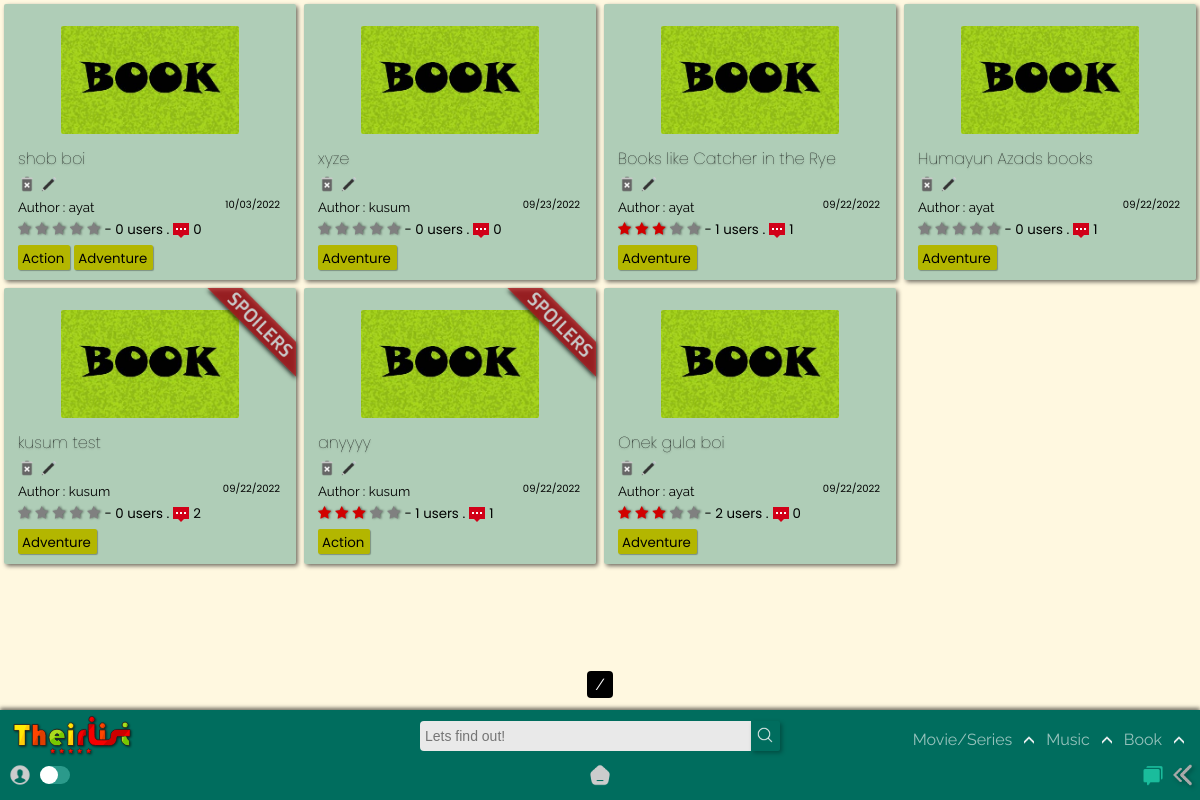
The page /home/booklist/ on the database as committed earlier.
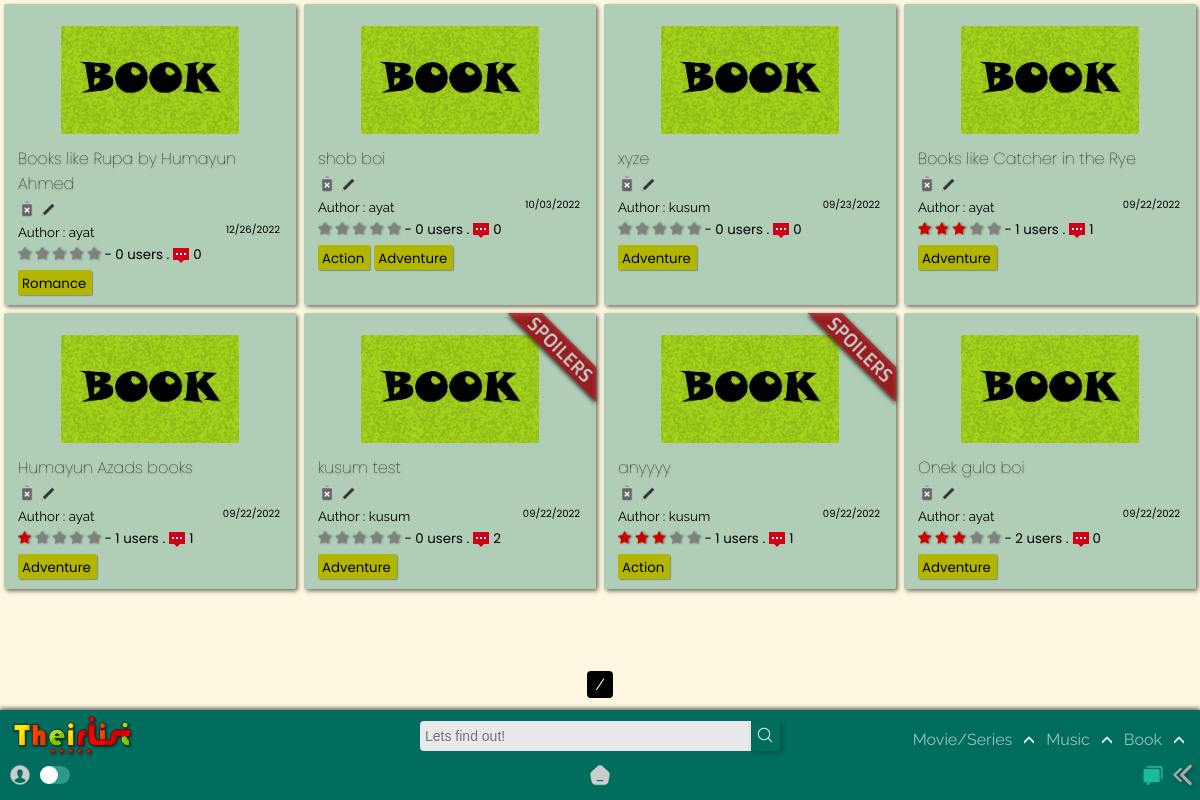
The same page on the database as committed later.
### app/models.py (models this page shows, shortened)
class BookList(models.Model):
    title = models.CharField(max_length=120)
    creator = models.ForeignKey(User,on_delete=models.SET_NULL,blank=True, null=True)
    genre = models.ManyToManyField('BookGenre')
    posted = models.DateTimeField(auto_now_add=True)
    content = RichTextField(null=True,default=' ')
    type = models.CharField(max_length=10,default="book")
    spoiler_choices = [(False, 'No'),(True, 'Yes')]
    spoiler = models.BooleanField(default=False,null=True, choices = spoiler_choices)
    slug = models.SlugField(max_length= 300,null=True, blank = True, unique=True)
    def average_rating(self) -> float:
        return BookStarr.objects.filter(list=self).aggregate(Avg("rate"))["rate__avg"] or 0
    def count_rating(self):
        return BookStarr.objects.filter(list=self).count()
    def count_comments(self):
        return BookReview.objects.filter(BookList=self).count()

class BookGenre(models.Model):
    name = models.CharField(max_length=150)
    def __str__(self):
        return self.name

### app/views.py (the view)
# urls.py: path('booklist/',TheirListBookView.as_view(),name = 'booklist'),
class TheirListBookView(ListView): #books
    model = BookList
    template_name ='app/Booklist_list.html'
    def get_queryset(self, *args, **kwargs):
        qs = super().get_queryset(*args, **kwargs)
        qs = qs.order_by("-id")
        return qs

### templates/app/booklist_list.html (shortened to what this page needs)
{% extends "index.html" %}
{% load static %}
{% block content %}
<section>
  <div class="contain-sec" id="contain-sec">
    {% for lola in object_list %}
    <div class="elements">
      <div class="thumb">
        <img src="{% static 'app/images/book-poster.jpg' %}" width="100px" />
      </div>
      {% if lola.spoiler == True %}
          <div class="spoiler"><img src="{% static 'app/images/spoilerr.png' %}" width="100px" /></div>
      {% endif %}
      <div class="Title">
        <a href="{{lola.slug}}/"><h4 class="tit" id="tit">{{lola.title}}</h4></a>
        {% if user.id == lola.creator.id %}
          <a href="{% url 'app:delete_book' lola.slug %}"><img src ="{% static 'app/images/delete.png' %}"></a>
          <a href="{% url 'app:update_booklist' lola.slug %}"><img src ="{% static 'app/images/edit.png' %}"></a>
        {% else %}
        <img src ="{% static 'app/images/delete-dis.png' %}">
        <img src ="{% static 'app/images/edit-dis.png' %}">
        {% endif %}
        </div>
      <div class="Author">
        <small>Author : {{lola.creator.username}}<span>{{lola.posted|date:"SHORT_DATE_FORMAT"}}</span></small>
      </div>
      <div class="rating">
        <span class="star-headline">
          <span class="fa fa-star {% if lola.average_rating > 0 %} checked {% endif %}"></span>
          <span class="fa fa-star {% if lola.average_rating > 1 %} checked {% endif %}"></span>
          <span class="fa fa-star {% if lola.average_rating > 2 %} checked {% endif %}"></span>
          <span class="fa fa-star {% if lola.average_rating > 3 %} checked {% endif %}" ></span>
          <span class="fa fa-star {% if lola.average_rating > 4 %} checked {% endif %}"></span>
        </span>
        <small> - {{lola.count_rating}} users .<img class="comments_count" src="{% static 'app/images/comments.png' %}">{{lola.count_comments}}</small>
      </div>
        {% for tag in lola.genre.all %}
        <div class="Genre">
          <a href="{% url 'app:book' query=tag %}">
            <small>{{ tag }}</small>
          </a>
        </div>
          {% empty %}
          No tags!
        {% endfor %}
    </div>
    {% endfor %}
  </div>
  <div class="pagination_pages">
    <span class="step-links">
        <span class="current">
        {{ page_obj.number }} / {{ page_obj.paginator.num_pages }}
        </span>
    </span>
  </div>
</section>
{% endblock content %}

### templates/index.html (shortened to what this page needs)
{% load static %}
<!DOCTYPE html>
<html lang="en">
  <head>
    <link rel="stylesheet" href="{% static 'app/css/desk.css' %}" />
    <link rel="stylesheet" href="{% static 'app/css/mobile.css' %}" />
    <link rel="stylesheet" href="{% static 'app/css/search.css' %}" />
    <link rel="stylesheet" href="{% static 'app/css/content_css.css' %}" />
    <link rel="stylesheet" href="https://cdnjs.cloudflare.com/ajax/libs/font-awesome/4.7.0/css/font-awesome.min.css">
  </head>
  <header>
    <nav class="nav" id="nav">
      <div class="logo"></div>
      <div class="wrap">
        <form method="GET" action="{% url 'app:search' %}">
        <div class="search">
          <input
            type="text"
            class="searchTerm"
            placeholder="Lets find out!"
            name="query"
            id="query"
          />
          <button type="submit" class="searchButton" id="query-btn">
            <img src="{% static 'app/images/search.png' %}">
          </button>
        </div>
      </form>
      </div>
    <div class="nav-menu-list">
        <ul class="nav-main-op">
            <li>
              <a href="{% url 'app:list' %}" class="moviesnseries">Movie/Series</a><span class="nav-movie-expand"><img src="{% static 'app/images/dropdown.png' %}" alt=""></span>
            </li>
            <li>
              <a href="{% url 'app:musiclist' %}">Music</a><span class="nav-music-expand"><img src="{% static 'app/images/dropdown.png' %}" alt=""></span>
            </li>
            <li>
              <a href="{% url 'app:booklist' %}">Book</a><span class="nav-book-expand"><img src="{% static 'app/images/dropdown.png' %}" alt=""></span>
            </li>
          </ul>
      </div>
    </nav>
  </header>
  <body id="body">
    {% block content %}
    {% endblock content %}
    <doc class="doc-bar" id="doc-bar">
        <div class="doc-stuff-left">
        <div class="user-doc-logo" title="authentication"><img src="{% static 'app/images/user.png' %}"></div>
        <label class="switch"  title="toggle dark/light mode">
          <span class="slider round"></span>
        </label>
      </div>
        <div class="doc-stuff-center"><a href="{% url 'app:all' %}" title="home"><img src="{% static 'app/images/home.png' %}" id="home"></a></div>
        <div class="doc-stuff-right">
          <a href="{% url 'app:chat' %}" title="Chat in the community"><img class="com-chat" src="{% static 'app/images/community.png' %}"></a>
          <button onClick="javascript:history.go(-1);" title="Go back"><img src="{% static 'app/images/back.png' %}" alt=""></button>
        </div>
    </doc>
  </body>
</html>

### static/app/css/desk.css (style rules this page uses)
:root { --rd: #D10000; --white: rgb(233, 233, 233); --rd2: #9DAAF2; --dark: #1d1d1d; --teal: rgb(0, 109, 94); }
* { -webkit-tap-highlight-color: transparent; margin: 0; padding: 0; box-sizing: border-box; }
button { filter: drop-shadow(2px 2px 2px #0000004b); }
body { -webkit-tap-highlight-color: transparent; background-color: #fff5d1ab; text-decoration: none; height: 100vh; display: flex; flex-direction: column; font-family: 'Raleway', sans-serif; }
.nav { position: fixed; display: flex; justify-content: space-between; flex-wrap: wrap; align-items: center; height: 52px; bottom: 38px; left: 0; right: 0; box-shadow: 0px -2px 4px #00000090; z-index: 10; background-color: var(--teal); }
.logo { position: absolute; top: 0px; left: 0px; height: 50px; width: 120px; margin: 2px 12px; }
.nav-menu-list { position: absolute; top: 10px; right: 0; margin: 0 16px; }
.nav-main-op { display: flex; flex-direction: row; margin-right: 0px; }
.nav-main-op a { margin: 0 12px; text-decoration: none; color: #FFFFFF96; font-size: 16px; transition: all 250ms ease-in-out; }
.nav-main-op li { font-size: 18px; list-style: none; margin: 8px auto; color: #FFFFFF96; cursor: pointer; }
.nav-movie-expand img, .nav-music-expand img, .nav-book-expand img { width: 10px; transform: rotate(180deg); }
.doc-bar { position: fixed; display: flex; flex-wrap: wrap; flex-direction: row; align-items: center; justify-content: space-between; height: 40px; padding-top: 0px; padding-bottom: 6px; left: 0; right: 0; bottom: 0; background-color: rgb(0, 109, 94); z-index: 12; }
.doc-stuff-left { display: flex; position: relative; justify-content: flex-start; align-items: center; width: 100px; padding: 3px 0px; margin-bottom: 0px; margin-left: 6px; }
.user-doc-logo { height: max-content; margin-left: 2px; }
.user-doc-logo img { height: 24px; width: auto; cursor: pointer; }
.doc-stuff-center { width: max-content; display: flex; justify-content: center; }
.switch { position: relative; display: inline-block; width: 30px; height: 18px; bottom: 2px; left: 8px; }
.slider { position: absolute; cursor: pointer; top: 0; left: 0; right: 0; bottom: 0; background-color: rgba(138, 255, 239, 0.315); -webkit-transition: .4s; transition: .4s; }
.slider:before { position: absolute; content: ""; height: 18px; width: 18px; left: 0px; bottom: 0px; background-color: white; -webkit-transition: .4s; transition: .4s; }
.slider.round { border-radius: 34px; }
.slider.round:before { border-radius: 50%; }
.doc-stuff-center img { height: 22px; }
.doc-stuff-right { justify-content: end; display: flex; width: 100px; position: relative; margin-right: 6px; }
.doc-stuff-right button { background: none; color: inherit; border: none; padding: 0; font: inherit; cursor: pointer; outline: inherit; }
.doc-stuff-right img { height: 22px; width: 22px }
.doc-stuff-right .com-chat { margin-right: 8px; }
.Title img { height: 18px!important; }
.Genre small { padding: 0 0; margin-right: 2px; }
.fa { color: grey; filter: drop-shadow(1px 0px 1px rgba(0, 0, 0, 0.493)); }
.star-headline .checked { color: #D10000; }
.star-headline span { font-size: 14px; }
.comments_count { height: 16px; margin-bottom: -4px; margin-left: 4px; margin-right: 4px; }

### static/app/css/search.css (style rules this page uses)
.search { width: 100%; position: relative; display: flex; }
.searchTerm { width: 100%; border: none; border-right: none; padding: 5px; height: 30px; border-radius: 4px 0 0 4px; outline: none; color: #9dbfaf; background-color: var(--white); font-size: 14px; }
.searchButton { width: 32px; height: 30px; border: none; background-color: var(--teal); text-align: center; color: white; border-radius: 0 2px 2px 0; cursor: pointer; font-size: 20px; transition: all 250ms ease-in-out; }
.searchButton img { height: 16px; }
.wrap { width: 30%; position: absolute; top: 50%; left: 50%; transform: translate(-50%, -50%); }

### templates/app/booklist_list.html (style rules this page uses)
.Title img { height: 14px; }

Rows that differ between the two databases and show on the page:
added BookList: title "Books like Rupa by Humayun Ahmed", creator.username "ayat", posted "12/26/2022", count_rating "0", count_comments "0"
now on this page (row unchanged): BookGenre: name "Romance", shown under "Books like Rupa by Humayun Ahmed"
computed for BookList "Humayun Azads books": count_rating "0" → "1"
